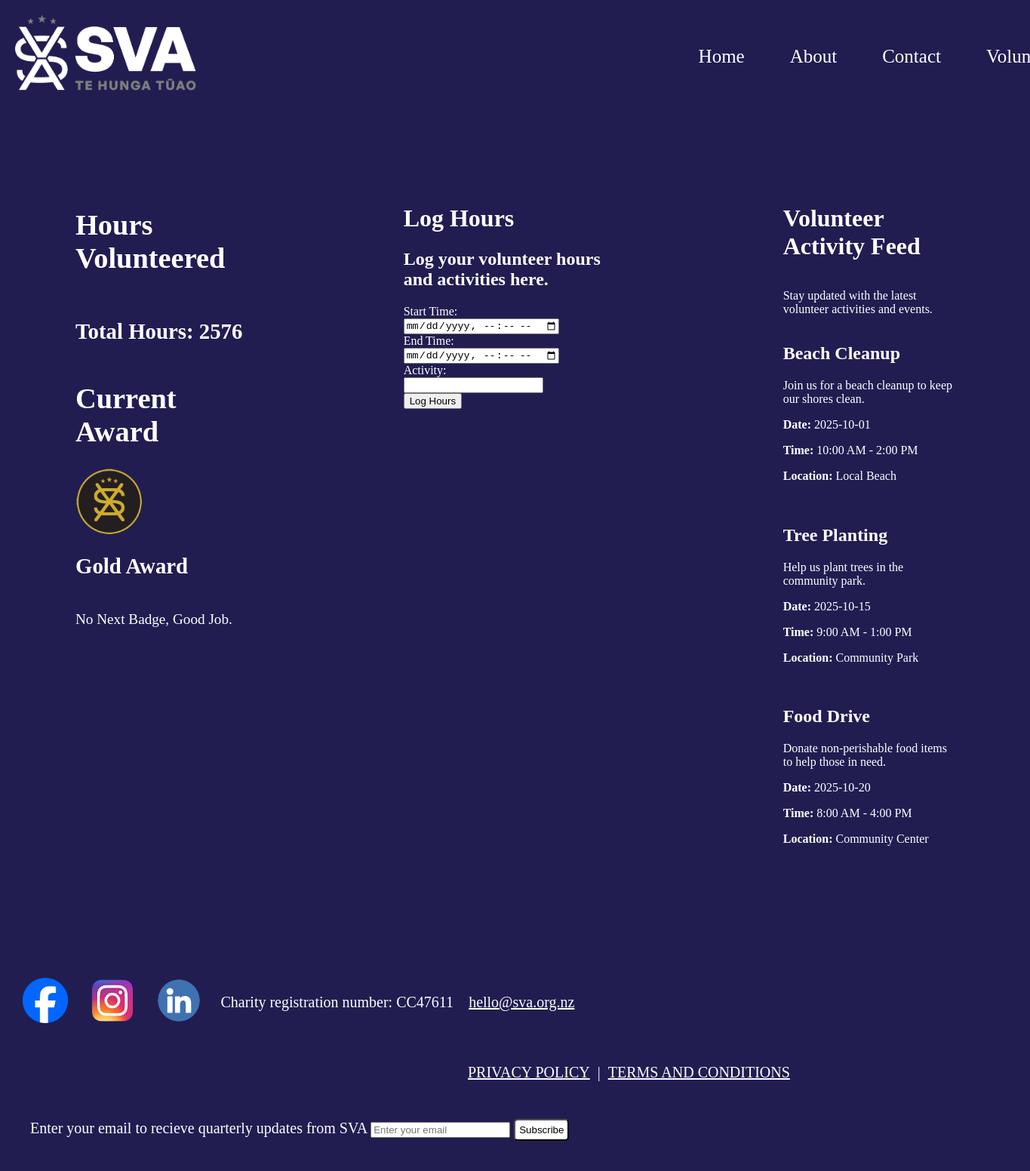
Page /volunteer (signed in) on the earlier database version.
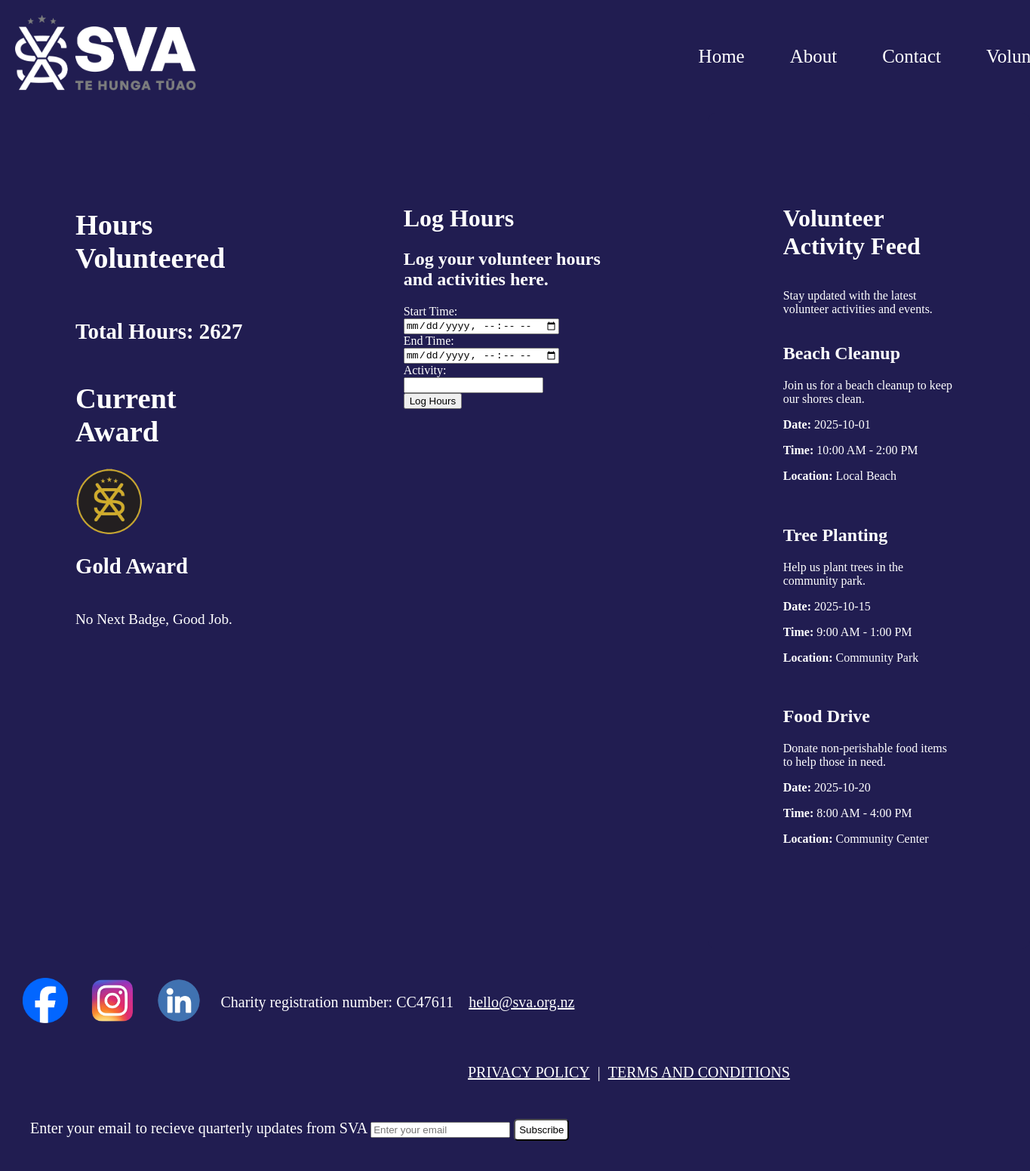
Same page on the later database version.
### app.py (models this page shows, shortened)
class User(db.Model):
    id = db.Column(db.Integer, primary_key=True)
    email = db.Column(db.String(80), unique=True, nullable=False)
    password = db.Column(db.String(120), nullable=False)
    first_name = db.Column(db.String(80), nullable=False)
    last_name = db.Column(db.String(80), nullable=False)
    hours = db.Column(db.Integer, nullable=True)
    @property
    def is_authenticated(self):
        return True

### app.py (the view)
@app.route('/volunteer')
@login_required
def volunteer():
    exceeded_24 = request.args.get('exceeded_24', False, type=bool)
    less_than_zero = request.args.get('less_than_zero', False, type=bool)
    invalid_hours = request.args.get('invalid_hours', False, type=bool)
    hours_required = request.args.get('hours_required', False, type=bool)
    hours = current_user.hours
    next_badge, remaining_hours, current_badge = calculate_badge(hours)
    return render_template('volunteer.html', pages=pages, users=users, activities=activities, hours=hours,
                            next_badge=next_badge, remaining_hours=remaining_hours, current_badge=current_badge,
                            exceeded_24=exceeded_24, less_than_zero=less_than_zero, invalid_hours=invalid_hours, hours_required=hours_required)

### app.py (called while the page is built)
@login_manager.user_loader
def load_user(user_id):
    return User.query.get(int(user_id))

### templates/volunteer.html (shortened to what this page needs)
<!DOCTYPE html>
<html lang="en">
<head>
    <link rel="stylesheet" href="{{ url_for('static', filename='style.css') }}" type="text/css">
</head>
<body>
    <header>
        <div id = "logo"><img src="{{ url_for('static', filename = 'sva_logo.png') }}" alt = 'Logo' style="height: 100px"></div>
        {% for page in pages %}
            <a class="links" href="/{{ page.lower().replace(' ', '_') }}" style="text-decoration: none; color:rgb(255,255,255);">{{ page }}</a>
        {% endfor %}
    </header>
    <main>
        <div id="hoursandactivity" style="display: flex;">
            <div style="padding: 100px;">
                <div id='hoursvolunteered' style="display: flex; flex-direction: column; align-items: left; gap: 10px; font-size: larger;">
                <h1>Hours Volunteered</h1>
                <h2>Total Hours: {{ hours }}</h2>
                </div>
                <div id="awards" style="display: flex; flex-direction: column; align-items: left; font-size: larger;">
                    <h1>Current Award</h1>
                    {% if current_badge %}
                        {% if current_badge == "Member Badge" %}
                        <img src="{{ url_for('static', filename='1.-Member-Badge.png') }}" alt="Member_Award" style="height: 90px; width: 90px;">
                        <h2>Member Award</h2>
                        <p>Next Badge in {{remaining_hours}} hours.</p>
                        {% elif current_badge == "Bronze Badge" %}
                        <img src="{{ url_for('static', filename='2.-Bronze-Badge.png') }}" alt="Bronze_Award" style="height: 90; width: 90px;">
                        <h2>Bronze Award</h2>
                        <p>Next Badge in {{remaining_hours}} hours.</p>
                        {% elif current_badge == "Silver Badge" %}
                        <img src="{{ url_for('static', filename='3.-Silver-Badge.png') }}" alt="Silver_Award" style="height: 90px; width: 90px;">
                        <h2>Silver Award</h2>
                        <p>Next Badge in {{remaining_hours}} hours.</p>
                        {% elif current_badge == "Gold Badge" %}
                        <img src="{{ url_for('static', filename='4.-Gold-Badge.png') }}" alt="Gold_Award" style="height: 90px; width: 90px;">
                        <h2>Gold Award</h2>
                        <p>No Next Badge, Good Job.</p>
                        {% endif %}
                    {% else %}
                    <p>No awards earned yet. Keep volunteering to earn badges!</p>
                    <p>Next Badge in {{remaining_hours}} hours.</p>
                    {% endif %}
                </div>
            </div>
            <div style="width: 400px; padding: 100px;">
                <h1>Log Hours</h1>
                <div style="display: flexl; flex-direction: column; gap: 10px;">
                    <h2>Log your volunteer hours and activities here.</h2>
                    <form action="/log_hours" method="post">
                    <label for="start_time">Start Time:</label><br>
                    <input type="datetime-local" id="start_time" name="start_time" required><br>
                    <label for="end_time">End Time:</label><br>
                    <input type="datetime-local" id="end_time" name="end_time" required><br>
                    <label for="activity">Activity:</label><br>
                    <input type="text" id="activity" name="activity" required><br>
                    <button type="submit" id="log_hours_button">Log Hours</button><br>
                    </form>
                </div>
            </div>
            <div class="activity-feed" style="padding: 100px;">
                <h1>Volunteer Activity Feed</h1>
                <p>Stay updated with the latest volunteer activities and events.</p>
                {% if activities %}
                    {% for activity in activities %}
                        <div class="activity-item">
                            <h2>{{ activity.name }}</h2>
                            <p>{{ activity.description }}</p>
                            <p><strong>Date:</strong> {{ activity.date }}</p>
                            <p><strong>Time:</strong> {{ activity.time }}</p>
                            <p><strong>Location:</strong> {{ activity.location }}</p>
                        </div>
                    {% endfor %}
                {% else %}
                    <p>No recent activities found.</p>
                {% endif %}
            </div>
        </div>
    </main>
    <footer>
        <a href="https://www.facebook.com/StudentVolunteerArmy/"><img src="{{ url_for('static', filename='facebook.png') }}" alt="Facebook" style="height: 60px; padding-right:6px; padding-left: 10px;"></a>
        <a href="https://www.instagram.com/studentvolunteerarmy/"><img src="{{ url_for('static', filename='instagram.png') }}" alt="Instagram" style="height: 60px;"></a>
        <a href="https://www.linkedin.com/company/student-volunteer-army/"><img src="{{ url_for('static', filename='linkedin.png') }}" alt="LinkedIn" style="height: 70px;"></a>
        <p id = 'charity'>Charity registration number: CC47611</p>
        <a href="mailto:hello@sva.org.nz" id="mailto">hello@sva.org.nz</a>
        <div class="footer_links">
            <a href="https://static1.squarespace.com/static/65dff264c768b913ba2ac4ef/t/662732d4f8221f6fc58dc518/1713844948778/Privacy+Policy+%282%29.pdf" style="color: white;">PRIVACY POLICY</a>
            <p style="padding: 10px;">|</p>
            <a href="https://static1.squarespace.com/static/65dff264c768b913ba2ac4ef/t/6627329da39e914344e625c7/1713844894442/Terms+and+conditions.pdf" style="color: white;">TERMS AND CONDITIONS</a>
        </div>
        <div id="mailinglist">
            <form action="/subscribe" method="post">
                <label for="email">Enter your email to recieve quarterly updates from SVA</label>
                <input type="email" id="email" name="email" placeholder="Enter your email">
                <button type="submit" style="background-color: white; padding: 5px; border-radius: 5px;">Subscribe</button>
            </form>
        </div>
    </footer>
</body>
</html>

### static/style.css (style rules this page uses)
header { background-color: rgb(33,29,81); display: flex; padding: 20px; }
body { background-color: rgb(33,29,81); color: white; }
.links { display: flex; height:50px; padding: 30px; justify-content: center; align-items: center; font-size: 25px; }
#logo { padding-right: 48%; }
footer { display: flex; background-color: rgb(33,29,81); height: auto; justify-content: left; align-items: center; font-size: 20px; padding:20px; color: white; align-content: flex-start; flex-wrap: wrap; }
.footer_links { color: white; padding-top: 0px; padding-left:600px; align-items: center; display: flex; width: auto; }
#charity { display: flex; justify-content: center; align-items: center; flex-wrap: wrap; padding: 20px; }
body { margin: 0px; }
#mailto { text-decoration: underline; color: white; }
#mailinglist { display: flex; justify-content: center; align-items: center; flex-wrap: wrap; padding: 20px; }
.activity-feed { display: flex; flex-direction: column; justify-content: left; align-items: left; background-color: rgb(33,29,81); color: white; padding-left: 100px; width: 300px; padding: 20px; border-radius: 10px; }
#hoursandactivity { display: flex; justify-content: space-between; }
.activity-item { margin-bottom: 20px; }

Differences in the rows shown:
changed User: hours "2576" → "2627"
